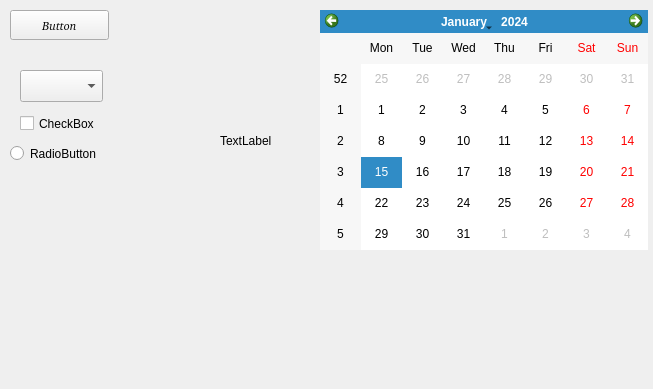
<?xml version="1.0" encoding="UTF-8"?>
<ui version="4.0">
 <class>Form</class>
 <widget class="QWidget" name="Form">
  <property name="geometry">
   <rect>
    <x>0</x>
    <y>0</y>
    <width>653</width>
    <height>389</height>
   </rect>
  </property>
  <property name="windowTitle">
   <string>Form</string>
  </property>
  <widget class="QPushButton" name="Btn">
   <property name="geometry">
    <rect>
     <x>10</x>
     <y>10</y>
     <width>99</width>
     <height>30</height>
    </rect>
   </property>
   <property name="font">
    <font>
     <family>Z003 [urw]</family>
     <italic>true</italic>
    </font>
   </property>
   <property name="text">
    <string>Button</string>
   </property>
  </widget>
  <widget class="QLabel" name="label">
   <property name="geometry">
    <rect>
     <x>220</x>
     <y>130</y>
     <width>68</width>
     <height>22</height>
    </rect>
   </property>
   <property name="text">
    <string>TextLabel</string>
   </property>
  </widget>
  <widget class="QComboBox" name="comboBox">
   <property name="geometry">
    <rect>
     <x>20</x>
     <y>70</y>
     <width>83</width>
     <height>32</height>
    </rect>
   </property>
  </widget>
  <widget class="QCalendarWidget" name="calendarWidget">
   <property name="geometry">
    <rect>
     <x>320</x>
     <y>10</y>
     <width>328</width>
     <height>240</height>
    </rect>
   </property>
  </widget>
  <widget class="QCheckBox" name="checkBox">
   <property name="geometry">
    <rect>
     <x>20</x>
     <y>110</y>
     <width>102</width>
     <height>27</height>
    </rect>
   </property>
   <property name="text">
    <string>CheckBox</string>
   </property>
  </widget>
  <widget class="QRadioButton" name="radioButton">
   <property name="geometry">
    <rect>
     <x>10</x>
     <y>140</y>
     <width>119</width>
     <height>27</height>
    </rect>
   </property>
   <property name="text">
    <string>RadioButton</string>
   </property>
  </widget>
 </widget>
 <resources/>
 <connections>
  <connection>
   <sender>Btn</sender>
   <signal>clicked()</signal>
   <receiver>Form</receiver>
   <slot>event_handler_name()</slot>
   <hints>
    <hint type="sourcelabel">
     <x>83</x>
     <y>23</y>
    </hint>
    <hint type="destinationlabel">
     <x>210</x>
     <y>30</y>
    </hint>
   </hints>
  </connection>
 </connections>
 <slots>
  <slot>event_handler_name()</slot>
 </slots>
</ui>
